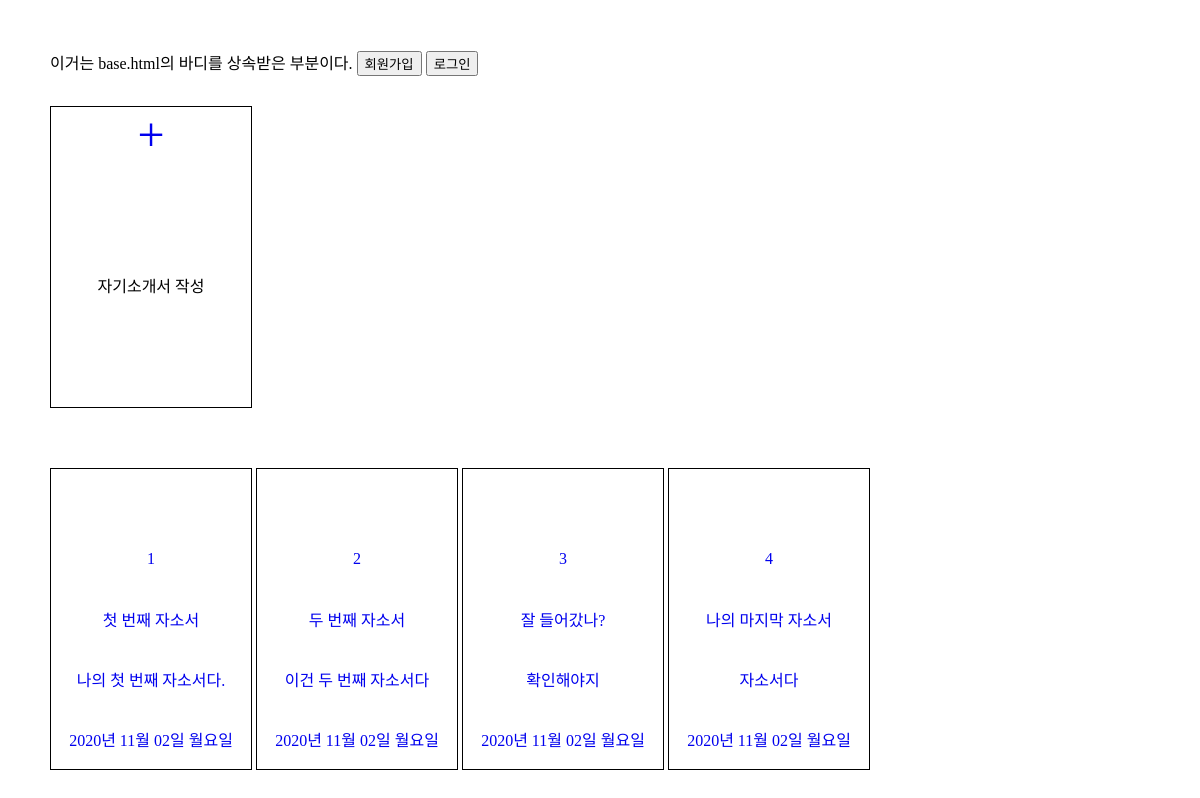
The app's page /, older data.
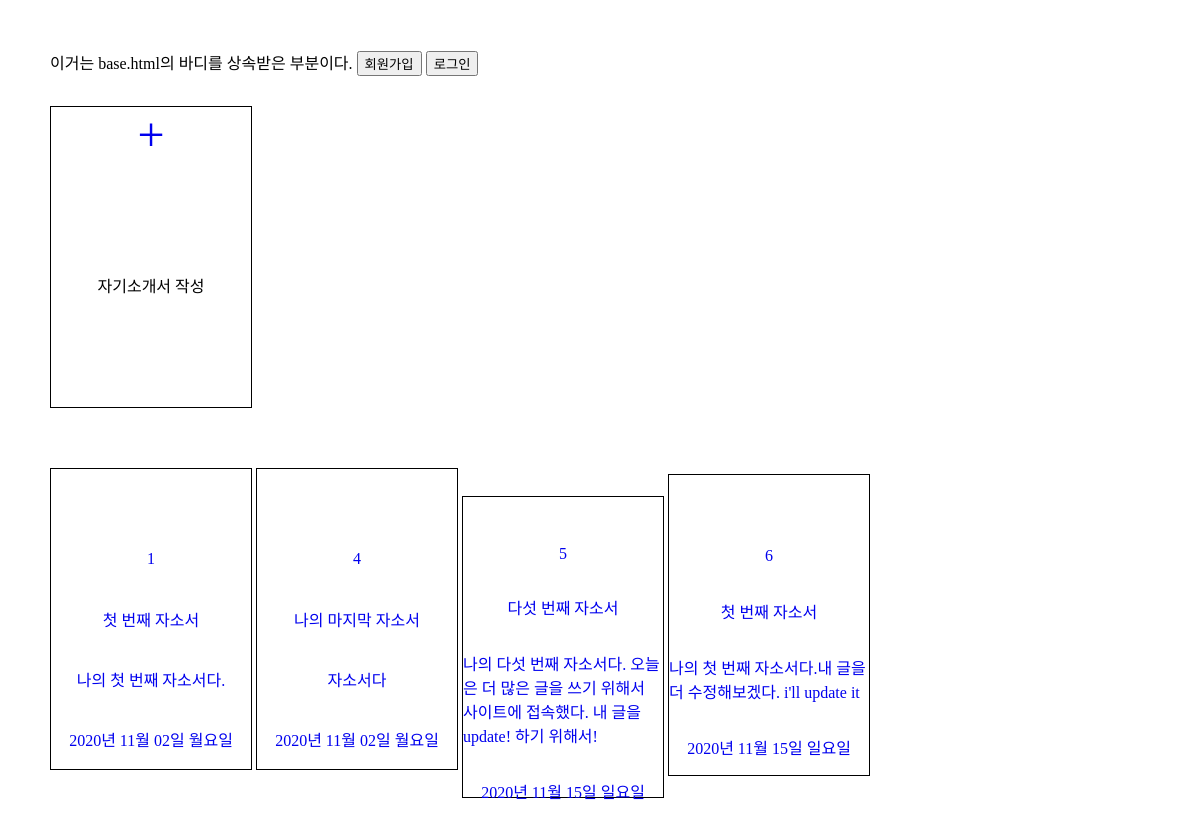
The same page, newer data.
### main/models.py (models this page shows)
class Jasoseol(models.Model):
    title = models.CharField(max_length=50)
    content = models.TextField()
    updated_at = models.DateTimeField(auto_now=True)
    author = models.ForeignKey(User, on_delete=models.CASCADE)

### main/views.py (the view)
# urls.py: path('', index, name="index"),
def index(request):
    all_jss = Jasoseol.objects.all()
    return render(request, 'index.html', {'all_jss' : all_jss})

### main/templates/index.html (shortened to what this page needs)
{% extends "base.html" %}
{% load static %}
{% block head %}
    <link rel="stylesheet" types="text/css" href="{% static 'css/index.css' %}" />
{% endblock %}
{% block content %}
    {% if user.is_authenticated %}
    <a href="{% url 'logout' %}">
        <button>로그아웃</button>
    </a>
    안녕하세요! {{user}}님!
    {% else %}
    <a href="{% url 'signup' %}">
        <button>회원가입</button>
    </a>
    <a href="{% url 'login' %}">
        <button>로그인</button>
    </a>
    {% endif %}
    <div class="make_jss">
        <a href="{% url 'create' %}">
            <div class="plus_btn">
                +
            </div>
        </a>
        <p>자기소개서 작성</p>
    </div>
    {% for jss in all_jss %}
    <a href="{% url 'detail' jss.id %}">
    <div class="all_jss">
        <p>{{jss.id}}</p>
        <p>{{jss.title}}</p>
        <p>{{jss.content}}</p>
        <p>{{jss.updated_at|date:"Y년 m월 d일 D"}}</p>
    </div>
    </a>
    {% endfor %}
{% endblock %}

### main/templates/base.html (shortened to what this page needs)
{% load static %}
<!DOCTYPE html>
<html lang="en">
<head>
    <link rel="stylesheet" types="text/css" href="{% static 'css/base.css' %}" />
    {% block head %}
    {% endblock %}
</head>
<body>
    이거는 base.html의 바디를 상속받은 부분이다.
    {% block content %}
    {% endblock %}
</body>
</html>

### main/static/css/index.css (style rules this page uses)
body { margin: 0; padding: 50px; }
a { text-decoration: none; }
.make_jss, .all_jss { width: 200px; height: 300px; border: 1px solid black; display: flex; flex-direction: column; align-items: center; margin-bottom: 30px; margin-top: 30px; }
.all_jss { display: inline-flex; }
.plus_btn { flex: 1; display: flex; align-items: center; font-size: 3rem; }
p { flex: 1; display: flex; align-items: center; }

Row changes from the older to the newer data that the page shows:
removed Jasoseol: id "2", title "두 번째 자소서", content "이건 두 번째 자소서다", updated_at "2020년 11월 02일 월요일"
removed Jasoseol: id "3", title "잘 들어갔나?", content "확인해야지", updated_at "2020년 11월 02일 월요일"
added Jasoseol: id "5", title "다섯 번째 자소서", content "나의 다섯 번째 자소서다. 오늘은 더 많은 글을 쓰기 위해서 사이트에 접속했다. 내 글을 update! 하기 위해서!", updated_at "2020년 11월 15일 일요일"
added Jasoseol: id "6", title "첫 번째 자소서", content "나의 첫 번째 자소서다.내 글을 더 수정해보겠다. i'll update it", updated_at "2020년 11월 15일 일요일"
